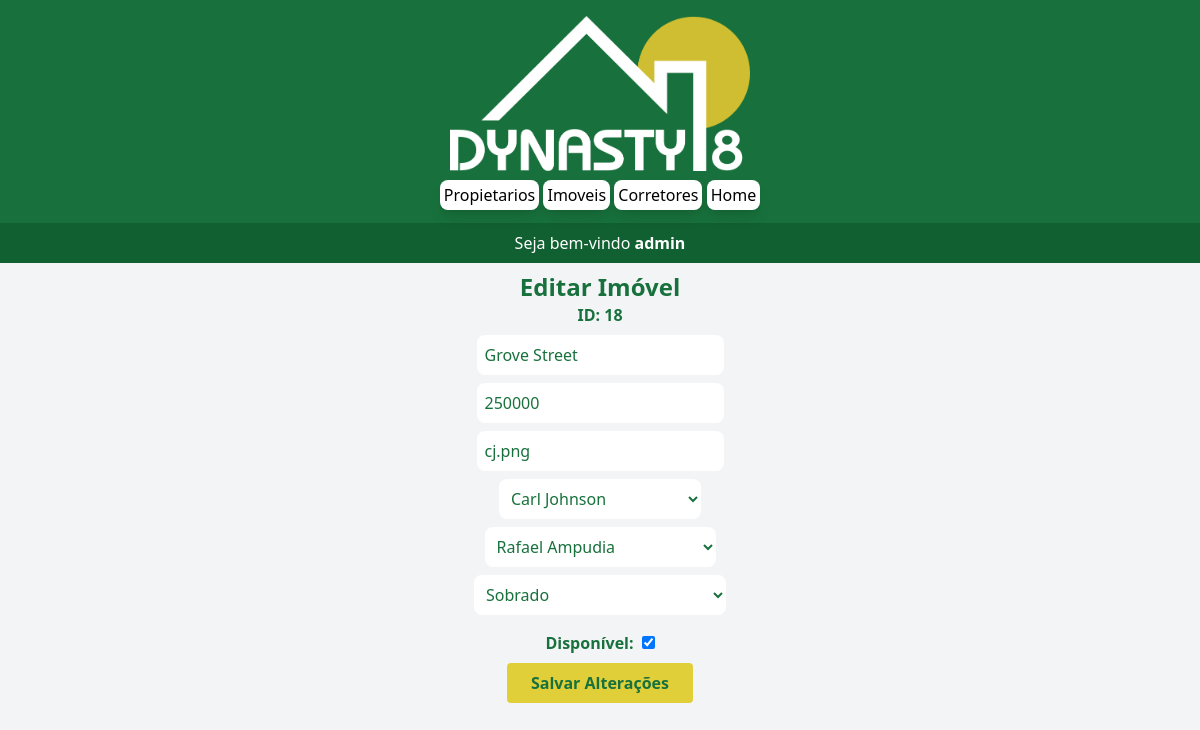
Screenshot of /VIEW/Imovel/update.php?id=18 (signed in) with the database file from the repository.
### tables this page shows
CREATE TABLE `imovel` (
  `id` int(11) NOT NULL,
  `endereco` varchar(255) NOT NULL,
  `preco` float NOT NULL,
  `imagem` varchar(255) NOT NULL,
  `tipoImovel` int(11) NOT NULL,
  `propietario` varchar(11) NOT NULL,
  `corretor` varchar(11) NOT NULL,
  `status` tinyint(1) NOT NULL
);

CREATE TABLE `corretor` (
  `cpf` varchar(11) NOT NULL,
  `nome` varchar(255) NOT NULL,
  `telefone` int(9) NOT NULL,
  `imagem` varchar(255) NOT NULL
);

CREATE TABLE `propietario` (
  `cpf` varchar(11) NOT NULL,
  `nome` varchar(255) NOT NULL,
  `telefone` int(9) NOT NULL
);

CREATE TABLE `tipoImovel` (
  `id` int(11) NOT NULL,
  `descricao` varchar(255) NOT NULL
);

### DAL/Imovel.php (called while the page is built, shortened)
<?php
include_once __DIR__ . "/Connection.php";
include_once __DIR__ . "/../MODEL/Imovel.php";
class Imovel
{
  public function SelectById(int $id)
  {
    $sql = "SELECT * FROM imovel WHERE id = ?";
    $con = Connection::Connect();
    $query = $con->prepare($sql);
    $query->execute([$id]);
    $data = $query->fetch(\PDO::FETCH_ASSOC);
    $imovel = new \MODEL\Imovel();
    if ($data) {
      $imovel->setId($data["id"]);
      $imovel->setEndereco($data["endereco"]);
      $imovel->setPreco($data["preco"]);
      $imovel->setImagem($data["imagem"]);
      $imovel->setTipoImovel($data["tipoImovel"]);
      $imovel->setPropietario($data["propietario"]);
      $imovel->setCorretor($data["corretor"]);
      $imovel->setStatus($data["status"]);
    }
    return $imovel;
  }
}
?>

### DAL/Connection.php (called while the page is built, shortened)
<?php
class Connection
{
  private static $dbName = "los_santos";
  private static $dbHost = "localhost";
  private static $dbUser = "root";
  private static $dbPassword = "poo";
  private static $cont = null;
  public static function Connect()
  {
    if (self::$cont == null) {
      try {
        self::$cont = new PDO(
          "mysql:host=" . self::$dbHost . ";dbname=" . self::$dbName,
          self::$dbUser,
          self::$dbPassword,
        );
      } catch (\PDOException $err) {
        die($err->getMessage());
      }
    }
    return self::$cont;
  }
  public static function Disconnect()
  {
    self::$cont = null;
    return self::$cont;
  }
}

### MODEL/Imovel.php (called while the page is built, shortened)
<?php
class Imovel
{
  private ?int $id;
  private ?string $endereco;
  private ?float $preco;
  private ?string $imagem;
  private ?int $tipoImovel;
  private ?string $propietario;
  private ?string $corretor;
  private ?int $status;
  public function getId()
  {
    return $this->id;
  }
  public function getEndereco()
  {
    return $this->endereco;
  }
  public function getPreco()
  {
    return $this->preco;
  }
  public function getImagem()
  {
    return $this->imagem;
  }
  public function getTipoImovel()
  {
    return $this->tipoImovel;
  }
  public function getPropietario()
  {
    return $this->propietario;
  }
  public function getCorretor()
  {
    return $this->corretor;
  }
  public function getStatus()
  {
    return $this->status;
  }
  public function setId(int $id)
  {
    $this->id = $id;
  }
  public function setEndereco(string $endereco)
  {
    $this->endereco = $endereco;
  }
  public function setPreco(float $preco)
  {
    $this->preco = $preco;
  }
  public function setImagem(string $imagem)
  {
    $this->imagem = $imagem;
  }
  public function setTipoImovel(int $tipoImovel)
  {
    $this->tipoImovel = $tipoImovel;
  }
  public function setPropietario(string $propietario)
  {
    $this->propietario = $propietario;
  }
  public function setCorretor(string $corretor)
  {
    $this->corretor = $corretor;
  }
  public function setStatus(bool $status)
  {
    $this->status = $status;
  }
}
?>

### DAL/Corretor.php (called while the page is built, shortened)
<?php
include_once __DIR__ . "/Connection.php";
include_once __DIR__ . "/../MODEL/Corretor.php";
class Corretor
{
  public function Select()
  {
    $sql = "SELECT * FROM corretor";
    $con = Connection::Connect();
    $data = $con->query($sql);
    foreach ($data as $line) {
      $corretor = new \MODEL\Corretor();
      $corretor->setCpf($line["cpf"]);
      $corretor->setNome($line["nome"]);
      $corretor->setTelefone($line["telefone"]);
      $corretor->setImagem($line["imagem"]);
      $seeCorretor[] = $corretor;
    }
    return $seeCorretor;
  }
}
?>

### MODEL/Corretor.php (called while the page is built, shortened)
<?php
class Corretor
{
  private ?string $cpf;
  private ?string $nome;
  public function getCpf()
  {
    return $this->cpf;
  }
  public function getNome()
  {
    return $this->nome;
  }
  public function setCpf(string $cpf)
  {
    $this->cpf = $cpf;
  }
  public function setNome(string $nome)
  {
    $this->nome = $nome;
  }
}
?>

### DAL/Propietario.php (called while the page is built, shortened)
<?php
include_once __DIR__ . "/Connection.php";
include_once __DIR__ . "/../MODEL/Propietario.php";
class Propietario
{
  public function Select()
  {
    $sql = "SELECT * FROM propietario";
    $con = Connection::Connect();
    $data = $con->query($sql);
    foreach ($data as $line) {
      $propietario = new \MODEL\Propietario();
      $propietario->setCpf($line["cpf"]);
      $propietario->setNome($line["nome"]);
      $propietario->setTelefone($line["telefone"]);
      $seePropietario[] = $propietario;
    }
    return $seePropietario;
  }
}
?>

### MODEL/Propietario.php (called while the page is built, shortened)
<?php
class Propietario
{
  private ?string $cpf;
  private ?string $nome;
  public function getCpf()
  {
    return $this->cpf;
  }
  public function getNome()
  {
    return $this->nome;
  }
  public function setCpf(string $cpf)
  {
    $this->cpf = $cpf;
  }
  public function setNome(string $nome)
  {
    if ($nome == "") {
      echo "NOME INVÁLIDO!";
    } else {
      $this->nome = $nome;
    }
  }
}
?>

### DAL/TipoImovel.php (called while the page is built, shortened)
<?php
include_once __DIR__ . "/Connection.php";
include_once __DIR__ . "/../MODEL/TipoImovel.php";
class TipoImovel
{
  public function Select()
  {
    $sql = "SELECT * FROM tipoImovel";
    $con = Connection::Connect();
    $data = $con->query($sql);
    foreach ($data as $line) {
      $tipoImovel = new \MODEL\TipoImovel();
      $tipoImovel->setId($line["id"]);
      $tipoImovel->setDescricao($line["descricao"]);
      $seeTipoImovel[] = $tipoImovel;
    }
    return $seeTipoImovel;
  }
}
?>

### MODEL/TipoImovel.php (called while the page is built, shortened)
<?php
class TipoImovel
{
  private ?int $id;
  private ?string $descricao;
  public function getId()
  {
    return $this->id;
  }
  public function getDescricao()
  {
    return $this->descricao;
  }
  public function setId(int $id)
  {
    $this->id = $id;
  }
  public function setDescricao(string $descricao)
  {
    $this->descricao = $descricao;
  }
}
?>

### VIEW/Imovel/update.php (the view, shortened to what this page needs)
<?php
$id = $_GET["id"];
include_once __DIR__ . "/../../DAL/Imovel.php";
include_once __DIR__ . "/../../MODEL/Imovel.php";
include_once __DIR__ . "/../../DAL/Corretor.php";
include_once __DIR__ . "/../../DAL/Propietario.php";
include_once __DIR__ . "/../../DAL/TipoImovel.php";
include_once __DIR__ . "/../menu.php";
$dalImovel = new DAL\Imovel();
$Imovel = $dalImovel->SelectById($id);
$dalCorretor = new DAL\Corretor();
$corretores = $dalCorretor->Select();
$dalPropietario = new DAL\Propietario();
$propietarios = $dalPropietario->Select();
$dalTipoImovel = new DAL\TipoImovel();
$tiposImovel = $dalTipoImovel->Select();
?>
<!DOCTYPE html>
<html lang="pt-br">
<head>
</head>
<body>
    <h1 class="font-bold text-center text-2xl mt-2 text-[#18713C]">
        Editar Imóvel
    </h1>
    <form action="./backend/update.php" method="post" id="form" class="flex flex-col gap-2 justify-content items-center">
        <p class="font-bold text-[#18713C]">
            ID: <?php echo $Imovel->getId(); ?>
        </p>
        <input
            class="bg-white p-2 rounded-lg text-[#18713C]"
            type="text"
            name="endereco"
            placeholder="Digite o Endereço"
            value="<?php echo $Imovel->getEndereco(); ?>"
            required
        >
        <input
            class="bg-white p-2 rounded-lg text-[#18713C]"
            type="text"
            name="preco"
            placeholder="Digite o Preço"
            value="<?php echo $Imovel->getPreco(); ?>"
            required
        >
        <input
            class="bg-white p-2 rounded-lg text-[#18713C]"
            type="text"
            name="imagem"
            placeholder="Nome da imagem"
            value="<?php echo $Imovel->getImagem(); ?>"
            required
        >
        <select
            name="corretor"
            required
            class="bg-white p-2 rounded-lg text-[#18713C]"
        >
            <?php foreach ($corretores as $corretor) { ?>
                <option
                    value="<?php echo $corretor->getCpf(); ?>"
                    <?php echo $corretor->getCpf() == $Imovel->getCorretor()
                      ? "selected"
                      : ""; ?>
                >
                    <?php echo $corretor->getNome(); ?>
                </option>
            <?php } ?>
        </select>
        <select
            name="propietario"
            required
            class="bg-white p-2 rounded-lg text-[#18713C]"
        >
            <?php foreach ($propietarios as $propietario) { ?>
                <option
                    value="<?php echo $propietario->getCpf(); ?>"
                    <?php echo $propietario->getCpf() ==
                    $Imovel->getPropietario()
                      ? "selected"
                      : ""; ?>
                >
                    <?php echo $propietario->getNome(); ?>
                </option>
            <?php } ?>
        </select>
        <select
            name="tipoImovel"
            required
            class="bg-white p-2 rounded-lg text-[#18713C]"
        >
            <?php foreach ($tiposImovel as $tipoImovel) { ?>
                <option
                    value="<?php echo $tipoImovel->getId(); ?>"
                    <?php echo $tipoImovel->getId() == $Imovel->getTipoImovel()
                      ? "selected"
                      : ""; ?>
                >
                    <?php echo $tipoImovel->getDescricao(); ?>
                </option>
            <?php } ?>
        </select>
        <div class="flex items-center gap-2 mt-2">
            <label class="font-bold text-[#18713C]">
                Disponível:
            </label>
            <input
                type="checkbox"
                name="status"
                value="1"
                <?php echo $Imovel->getStatus() ? "checked" : ""; ?>
            >
        </div>
        <button
            class="bg-[#E0CF38] text-[#18713C] px-6 py-2 rounded font-bold hover:bg-[#18713C] hover:text-[#E0CF38] transition-all duration-300"
            type="submit"
        >
            Salvar Alterações
        </button>
    </form>
</body>
</html>

### rows the page displays
imovel: id "18", endereco "Grove Street", preco "250000", imagem "cj.png", corretor "Carl Johnson", propietario "Rafael Ampudia", tipoImovel "Sobrado", status "☑"
